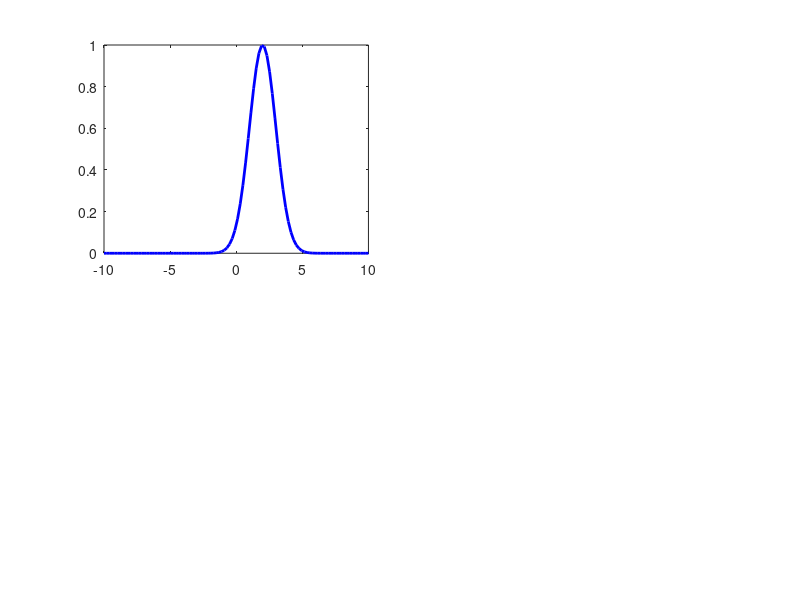

Reproduce this figure in MATLAB. (Note: this script raises an error after producing the figure.)
%% REINFORCE Algorithm Demo - 1D Continuous Control
% This demo shows how policy gradient methods work using REINFORCE
% on a simple 1D problem where the agent must find the peak of a Gaussian reward

clear; close all; clc;

%% Problem Setup
% Environment: 1D continuous state space [-5, 5]
% Action: 1D continuous action that moves the agent
% Reward: Gaussian centered at state = 2.0 with std = 1.0
% Goal: Learn a policy that navigates to the peak reward

% Environment parameters
state_min = -10;
state_max = 10;
action_min = -20;
action_max = 20;
reward_center = 2.0;  % Peak of Gaussian reward
reward_std = 1.0;

% Reward function
reward_fn = @(state) exp(-0.5 * ((state - reward_center) / reward_std)^2);

% State transition (deterministic for simplicity)
transition_fn = @(state, action) max(state_min, min(state_max, state + action));

%% Policy Network Setup
% We use a simple Gaussian policy: action ~ N(mu(s), sigma)
% where mu(s) = tanh(w1*s + b1) * action_scale
% This is a linear policy with tanh activation

% Policy parameters (what we'll learn)
w1 = 0.1;  % Weight
b1 = 0.0;  % Bias
log_std = log(1.0);  % Log of action standard deviation

% Learning rate
lr_mean = 0.01;
lr_std = 0.001;

% Training parameters
n_episodes = 5000;
max_steps = 20;
gamma = 0.99;  % Discount factor

% Storage for results
episode_rewards = zeros(n_episodes, 1);
policy_params = zeros(n_episodes, 3);  % [w1, b1, log_std]

%% Visualization Setup
figure('Position', [100, 100, 1200, 800]);

%% REINFORCE Training Loop
for episode = 1:n_episodes
    % Storage for this episode
    states = [];
    actions = [];
    rewards = [];
    
    % Initial state (random)
    state = (state_max - state_min) * rand() + state_min;
    
    % Generate episode
    for step = 1:max_steps
        % Store state
        states = [states; state];
        
        % Compute policy mean
        mu = action_max * tanh(w1 * state + b1);
        sigma = exp(log_std);
        
        % Sample action from policy
        action = mu + sigma * randn();
        action = max(action_min, min(action_max, action));
        actions = [actions; action];
        
        % Get reward
        reward = reward_fn(state);
        rewards = [rewards; reward];
        
        % Transition to next state
        state = transition_fn(state, action);
    end
    
    % Compute returns (discounted cumulative rewards)
    returns = zeros(length(rewards), 1);
    G = 0;
    for t = length(rewards):-1:1
        G = rewards(t) + gamma * G;
        returns(t) = G;
    end
    
    % Normalize returns (helps with stability)
    if ~isempty(returns) && length(returns) > 1
        returns = (returns - mean(returns)) / (std(returns) + 1e-8);
    elseif ~isempty(returns)
        returns = returns * 0;  % Single return, set to 0 after normalization
    end
    
    % REINFORCE update
    grad_w1 = 0;
    grad_b1 = 0;
    grad_log_std = 0;
    
    if ~isempty(states)  % Only update if we have data
        for t = 1:length(states)
            % Recompute policy for this state-action pair
            state_t = states(t);
            action_t = actions(t);
            mu_t = action_max * tanh(w1 * state_t + b1);
            sigma_t = exp(log_std);
            
            % Compute log probability of action
            log_prob = -0.5 * log(2 * pi) - log_std - 0.5 * ((action_t - mu_t) / sigma_t)^2;
            
            % Compute gradients of log probability
            % d/d_mu log p(a|s) = (a - mu) / sigma^2
            d_log_prob_d_mu = (action_t - mu_t) / (sigma_t^2);
            
            % d/d_params mu(s) using chain rule
            tanh_term = tanh(w1 * state_t + b1);
            d_tanh = 1 - tanh_term^2;  % Derivative of tanh
            d_mu_d_w1 = action_max * d_tanh * state_t;
            d_mu_d_b1 = action_max * d_tanh;
            
            % Gradient of log_std
            d_log_prob_d_log_std = ((action_t - mu_t)^2 / sigma_t^2 - 1);
            
            % REINFORCE gradients: grad = return * grad_log_prob
            grad_w1 = grad_w1 + returns(t) * d_log_prob_d_mu * d_mu_d_w1;
            grad_b1 = grad_b1 + returns(t) * d_log_prob_d_mu * d_mu_d_b1;
            grad_log_std = grad_log_std + returns(t) * d_log_prob_d_log_std;
        end
        
        % Update parameters (gradient ascent)
        w1 = w1 + lr_mean * grad_w1 / length(states);
        b1 = b1 + lr_mean * grad_b1 / length(states);
        log_std = log_std + lr_std * grad_log_std / length(states);
    end
    
    % Store results
    episode_rewards(episode) = sum(rewards);
    policy_params(episode, :) = [w1, b1, log_std];
    
    % Visualization every 10 episodes
    if mod(episode, 10) == 0 || episode == 1
        clf;
        
        % Plot 1: Environment and Policy
        subplot(2, 2, 1);
        x_range = linspace(state_min, state_max, 100);
        r_range = arrayfun(reward_fn, x_range);
        plot(x_range, r_range, 'b-', 'LineWidth', 2);
        hold on;
        
        % Plot policy mean
        mu_range = action_max * tanh(w1 * x_range + b1);
        yyaxis right;
        plot(x_range, mu_range, 'r-', 'LineWidth', 2);
        ylabel('Policy Mean Action', 'Color', 'r');
        
        yyaxis left;
        ylabel('Reward', 'Color', 'b');
        xlabel('State');
        title(sprintf('Environment and Learned Policy (Episode %d)', episode));
        grid on;
        legend('Reward Function', 'Policy Mean', 'Location', 'best');
        
        % Plot 2: Episode trajectory
        subplot(2, 2, 2);
        plot(states, 'o-', 'LineWidth', 1.5);
        hold on;
        plot([1, length(states)], [reward_center, reward_center], 'r--');
        xlabel('Step');
        ylabel('State');
        title('Last Episode Trajectory');
        legend('States', 'Optimal State', 'Location', 'best');
        grid on;
        
        % Plot 3: Learning curve
        subplot(2, 2, 3);
        plot(1:episode, episode_rewards(1:episode), 'LineWidth', 1.5);
        xlabel('Episode');
        ylabel('Total Reward');
        title('Learning Progress');
        grid on;
        
        % Plot 4: Parameter evolution
        subplot(2, 2, 4);
        plot(1:episode, policy_params(1:episode, 1), 'r-', 'LineWidth', 1.5);
        hold on;
        plot(1:episode, policy_params(1:episode, 2), 'g-', 'LineWidth', 1.5);
        plot(1:episode, exp(policy_params(1:episode, 3)), 'b-', 'LineWidth', 1.5);
        xlabel('Episode');
        ylabel('Parameter Value');
        title('Policy Parameters');
        legend('w1', 'b1', 'std', 'Location', 'best');
        grid on;
        
        drawnow;
    end
end

%% Final Evaluation
fprintf('\n=== REINFORCE Training Complete ===\n');
fprintf('Final parameters:\n');
fprintf('  w1 = %.3f\n', w1);
fprintf('  b1 = %.3f\n', b1);
fprintf('  std = %.3f\n', exp(log_std));
fprintf('\nFinal average reward: %.3f\n', mean(episode_rewards(end-50:end)));

% Test the learned policy
test_states = linspace(state_min, state_max, 5);  % Fewer for clarity
figure;
subplot(2, 2, [1 2]);
% Plot reward landscape
x_range = linspace(state_min, state_max, 100);
r_range = arrayfun(reward_fn, x_range);
plot(x_range, r_range, 'b-', 'LineWidth', 3);
hold on;

% Plot trajectories on the reward landscape
colors = lines(length(test_states));
for i = 1:length(test_states)
    state = test_states(i);
    trajectory = [state];
    
    for step = 1:10
        mu = action_max * tanh(w1 * state + b1);
        state = transition_fn(state, mu);  % Use mean action for testing
        trajectory = [trajectory, state];
    end
    
    % Plot trajectory as points on the 1D line at reward height
    for j = 1:length(trajectory)
        plot(trajectory(j), reward_fn(trajectory(j)), 'o', ...
             'Color', colors(i,:), 'MarkerSize', 8 - j/2, ...
             'MarkerFaceColor', colors(i,:));
    end
    % Connect with line
    plot(trajectory, arrayfun(reward_fn, trajectory), '-', ...
         'Color', colors(i,:), 'LineWidth', 2);
    
    % Add arrow showing direction
    if length(trajectory) > 1
        quiver(trajectory(1), reward_fn(trajectory(1)), ...
               trajectory(2)-trajectory(1), ...
               reward_fn(trajectory(2))-reward_fn(trajectory(1)), ...
               0.5, 'Color', colors(i,:), 'LineWidth', 2);
    end
end

plot([reward_center reward_center], [0 1], 'r--', 'LineWidth', 2);
xlabel('State');
ylabel('Reward');
title('Agent Trajectories on Reward Landscape');
legend('Reward Function', 'Optimal State', 'Location', 'best');
grid on;

% Plot temporal evolution
subplot(2, 2, 3);
for i = 1:length(test_states)
    state = test_states(i);
    trajectory = [state];
    
    for step = 1:10
        mu = action_max * tanh(w1 * state + b1);
        state = transition_fn(state, mu);
        trajectory = [trajectory, state];
    end
    
    plot(0:length(trajectory)-1, trajectory, 'o-', ...
         'Color', colors(i,:), 'LineWidth', 2);
    hold on;
end
plot([0 10], [reward_center reward_center], 'r--', 'LineWidth', 2);
xlabel('Time Step');
ylabel('State');
title('State Evolution Over Time');
grid on;

subplot(2, 2, 4);
% Show policy visualization
states_plot = linspace(state_min, state_max, 100);
mu_plot = action_max * tanh(w1 * states_plot + b1);
sigma_plot = exp(log_std) * ones(size(states_plot));

plot(states_plot, mu_plot, 'r-', 'LineWidth', 2);
hold on;
fill([states_plot, fliplr(states_plot)], ...
     [mu_plot + sigma_plot, fliplr(mu_plot - sigma_plot)], ...
     'r', 'FaceAlpha', 0.3, 'EdgeColor', 'none');
xlabel('State');
ylabel('Action');
title('Learned Gaussian Policy');
legend('Mean', '±1 std', 'Location', 'best');
grid on;

%% Key Concepts Demonstrated
fprintf('\n=== Key Concepts in This Demo ===\n');
fprintf('1. Policy Gradient: We directly optimize the policy parameters\n');
fprintf('2. REINFORCE: Uses Monte Carlo returns to estimate gradients\n');
fprintf('3. Continuous Control: Both states and actions are continuous\n');
fprintf('4. Stochastic Policy: Actions sampled from Gaussian distribution\n');
fprintf('5. Gradient Ascent: We maximize expected return\n');
fprintf('\nThe agent learns to move toward state=2 where reward is highest!\n');